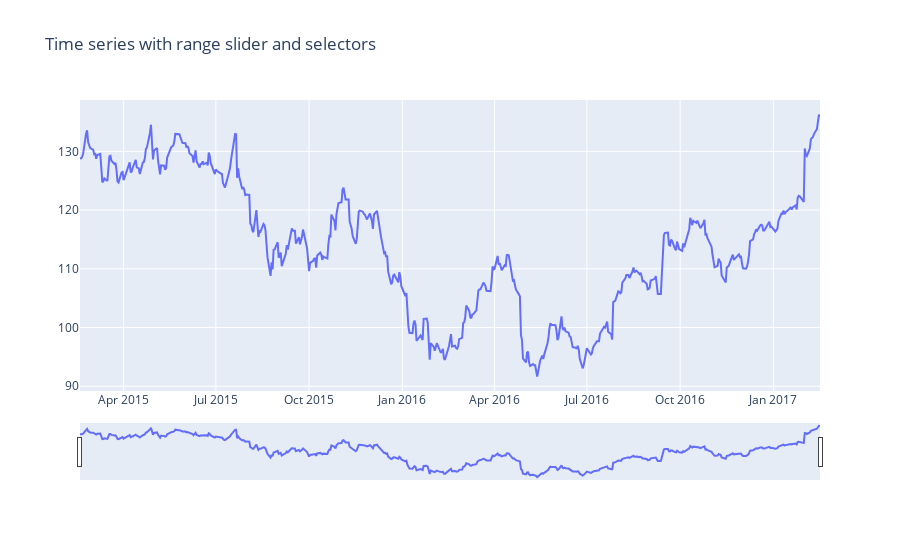
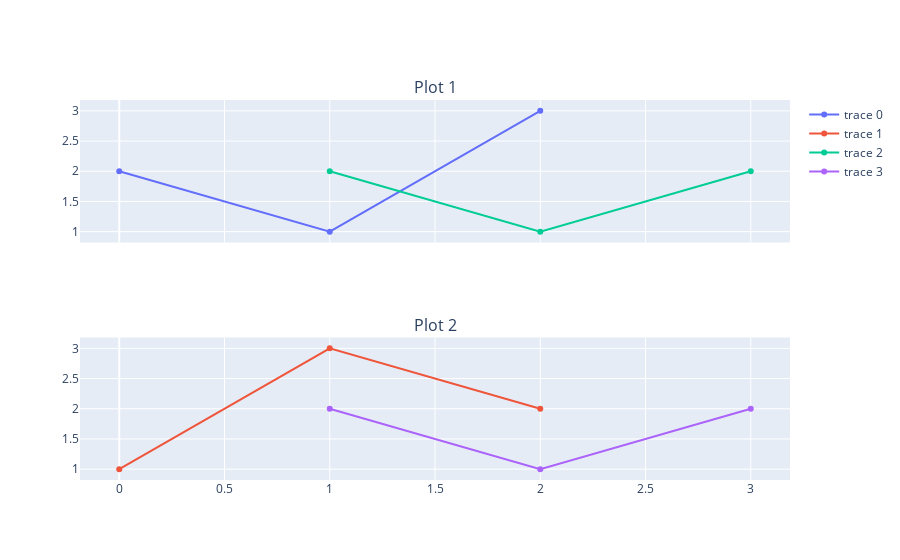

Here is the notebook cell these charts were saved with, in order:
### Code cell
from plotly.subplots import make_subplots
import plotly.graph_objects as go

import pandas as pd

# Load data
df = pd.read_csv("finance-charts-apple.csv")

df.columns = [col.replace("AAPL.", "") for col in df.columns]

# Create figure
fig = go.Figure()

fig.add_trace(
    go.Scatter(x=list(df.Date), y=list(df.High)))

# fig.add_trace(
# go.Scatter(x=list(df.Date), y=list(df.Low)))

# Set title
fig.update_layout(
    title_text="Time series with range slider and selectors"
)

# Add range slider
fig.update_layout(
    xaxis=dict(
        # rangeselector=dict(
        #     buttons=list([
        #         dict(step="all")
        #     ])
        # ),

        rangeslider=dict(
            visible=True
        ),
        type="date"
    )
)

# Interactive
fig.write_html("applestock.html")

fig.show()

# Stack two subplots vertically, and add a scatter trace to each
# import plotly.graph_objects as go
fig = make_subplots(rows=2, shared_xaxes=True,
                    subplot_titles=('Plot 1', 'Plot 2'))
fig.add_scatter(y=[2, 1, 3], row=1, col=1)
fig.add_scatter(y=[1, 3, 2], row=2, col=1)

fig.add_trace(go.Scatter(x=[1, 2, 3], y=[2, 1, 2]), row=1, col=1)
fig.add_trace(go.Scatter(x=[1, 2, 3], y=[2, 1, 2]), row=2, col=1,)

# Add range slider
# fig.update_layout(
#     xaxis=dict(
#         # rangeselector=dict(
#         #     buttons=list([
#         #         dict(step="all")
#         #     ])
#         # ),

#         rangeslider=dict(
#             visible=True
#         ),
#         type="date"
#     )
# )

# fig = make_subplots()
# fig.add_trace(go.Scatter3d(x=[1, 2, 1], y=[2, 3, 1], z=[0, 3, 5]))

fig.show()

### Figure 1 — Plotly figure (JSON) as saved in the notebook; plotly's stock layout.template omitted (floating-point values rounded to 4 significant figures; data arrays with more than 128 entries replaced by an {"elided": "..."} marker saying what was removed)
{"data": [{"type": "scatter", "x": {"elided": "506 str values"}, "y": {"elided": "506 float values"}}], "layout": {"title": {"text": "Time series with range slider and selectors"}, "xaxis": {"rangeslider": {"visible": true}, "type": "date"}}}

### Figure 2 — Plotly figure (JSON) as saved in the notebook; plotly's stock layout.template omitted (floating-point values rounded to 4 significant figures)
{"data": [{"type": "scatter", "xaxis": "x", "y": [2, 1, 3], "yaxis": "y"}, {"type": "scatter", "xaxis": "x2", "y": [1, 3, 2], "yaxis": "y2"}, {"type": "scatter", "x": [1, 2, 3], "xaxis": "x", "y": [2, 1, 2], "yaxis": "y"}, {"type": "scatter", "x": [1, 2, 3], "xaxis": "x2", "y": [2, 1, 2], "yaxis": "y2"}], "layout": {"annotations": [{"font": {"size": 16}, "showarrow": false, "text": "Plot 1", "x": 0.5, "xanchor": "center", "xref": "paper", "y": 1, "yanchor": "bottom", "yref": "paper"}, {"font": {"size": 16}, "showarrow": false, "text": "Plot 2", "x": 0.5, "xanchor": "center", "xref": "paper", "y": 0.375, "yanchor": "bottom", "yref": "paper"}], "xaxis": {"anchor": "y", "domain": [0, 1], "matches": "x2", "showticklabels": false}, "xaxis2": {"anchor": "y2", "domain": [0, 1]}, "yaxis": {"anchor": "x", "domain": [0.625, 1]}, "yaxis2": {"anchor": "x2", "domain": [0, 0.375]}}}
